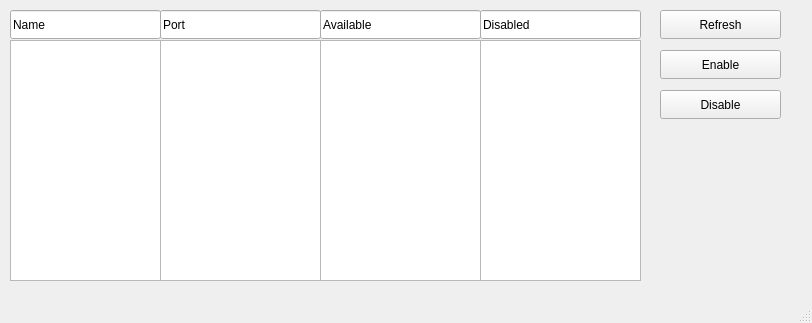
<?xml version="1.0" encoding="UTF-8"?>
<ui version="4.0">
 <class>MainWindow</class>
 <widget class="QMainWindow" name="MainWindow">
  <property name="geometry">
   <rect>
    <x>0</x>
    <y>0</y>
    <width>812</width>
    <height>323</height>
   </rect>
  </property>
  <property name="windowTitle">
   <string>Services</string>
  </property>
  <widget class="QWidget" name="centralwidget">
   <widget class="QListWidget" name="portField">
    <property name="geometry">
     <rect>
      <x>160</x>
      <y>40</y>
      <width>161</width>
      <height>241</height>
     </rect>
    </property>
   </widget>
   <widget class="QPushButton" name="refreshButton">
    <property name="geometry">
     <rect>
      <x>660</x>
      <y>10</y>
      <width>121</width>
      <height>29</height>
     </rect>
    </property>
    <property name="text">
     <string>Refresh</string>
    </property>
   </widget>
   <widget class="QListWidget" name="availableField">
    <property name="geometry">
     <rect>
      <x>320</x>
      <y>40</y>
      <width>161</width>
      <height>241</height>
     </rect>
    </property>
   </widget>
   <widget class="QPushButton" name="disableButton">
    <property name="geometry">
     <rect>
      <x>660</x>
      <y>90</y>
      <width>121</width>
      <height>29</height>
     </rect>
    </property>
    <property name="text">
     <string>Disable</string>
    </property>
   </widget>
   <widget class="QLineEdit" name="version_2">
    <property name="geometry">
     <rect>
      <x>320</x>
      <y>10</y>
      <width>161</width>
      <height>29</height>
     </rect>
    </property>
    <property name="text">
     <string>Available</string>
    </property>
   </widget>
   <widget class="QPushButton" name="enableButton">
    <property name="geometry">
     <rect>
      <x>660</x>
      <y>50</y>
      <width>121</width>
      <height>29</height>
     </rect>
    </property>
    <property name="text">
     <string>Enable</string>
    </property>
   </widget>
   <widget class="QLineEdit" name="version">
    <property name="geometry">
     <rect>
      <x>160</x>
      <y>10</y>
      <width>161</width>
      <height>29</height>
     </rect>
    </property>
    <property name="text">
     <string>Port</string>
    </property>
   </widget>
   <widget class="QListWidget" name="nameField">
    <property name="geometry">
     <rect>
      <x>10</x>
      <y>40</y>
      <width>151</width>
      <height>241</height>
     </rect>
    </property>
   </widget>
   <widget class="QLineEdit" name="package_2">
    <property name="geometry">
     <rect>
      <x>10</x>
      <y>10</y>
      <width>151</width>
      <height>29</height>
     </rect>
    </property>
    <property name="text">
     <string>Name</string>
    </property>
   </widget>
   <widget class="QListWidget" name="disableField">
    <property name="geometry">
     <rect>
      <x>480</x>
      <y>40</y>
      <width>161</width>
      <height>241</height>
     </rect>
    </property>
   </widget>
   <widget class="QLineEdit" name="version_3">
    <property name="geometry">
     <rect>
      <x>480</x>
      <y>10</y>
      <width>161</width>
      <height>29</height>
     </rect>
    </property>
    <property name="text">
     <string>Disabled</string>
    </property>
   </widget>
  </widget>
  <widget class="QStatusBar" name="statusbar"/>
 </widget>
 <resources/>
 <connections/>
</ui>
